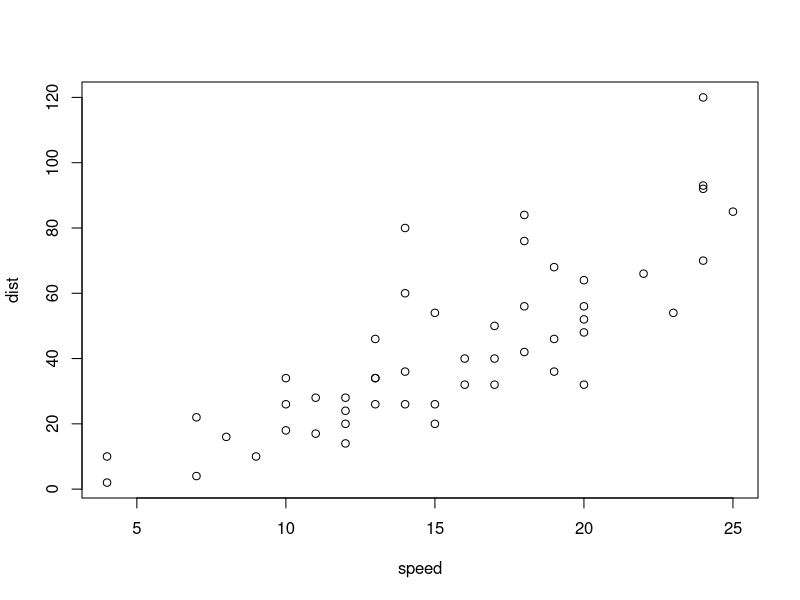
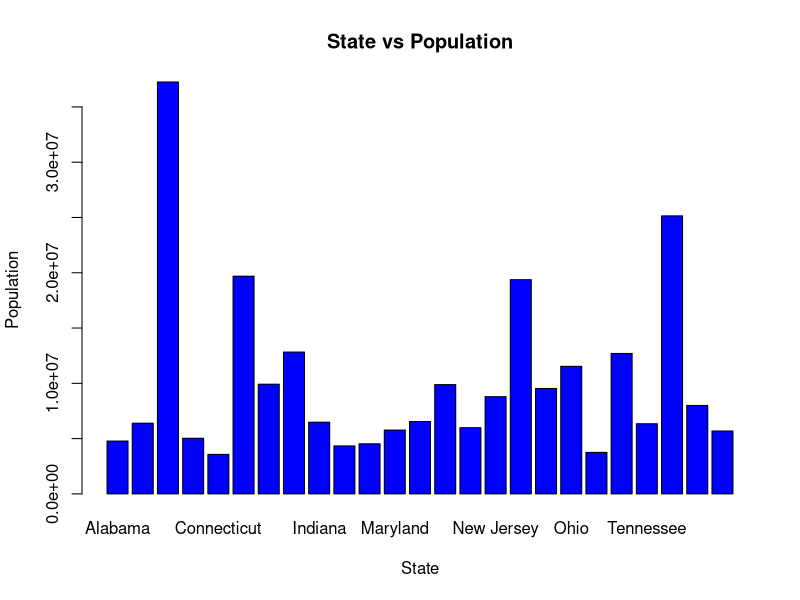
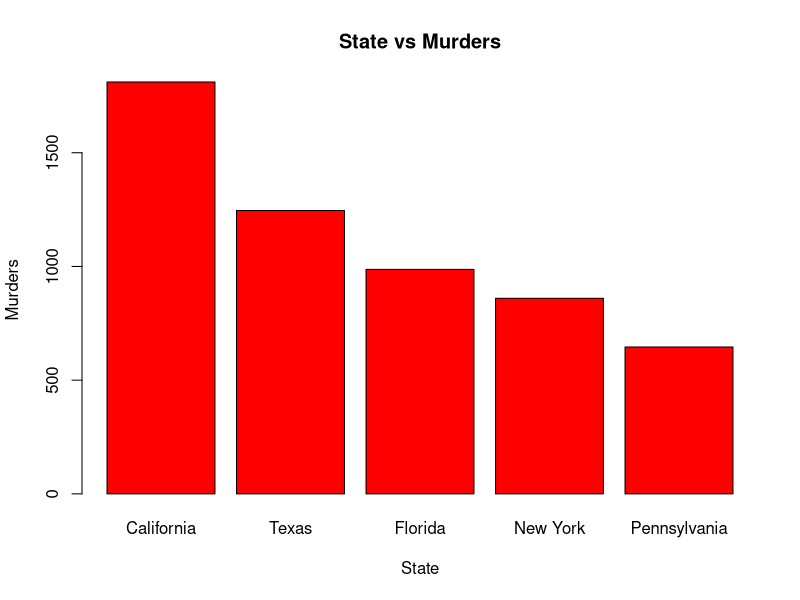
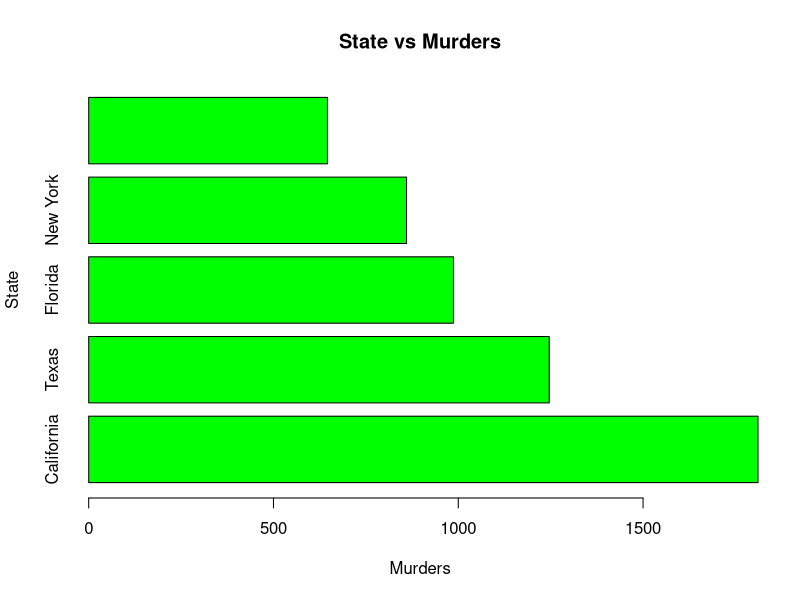
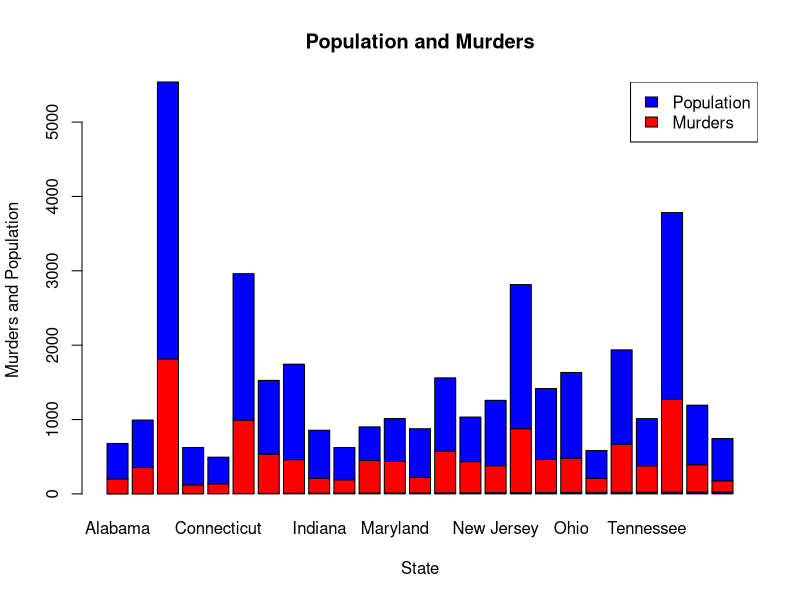
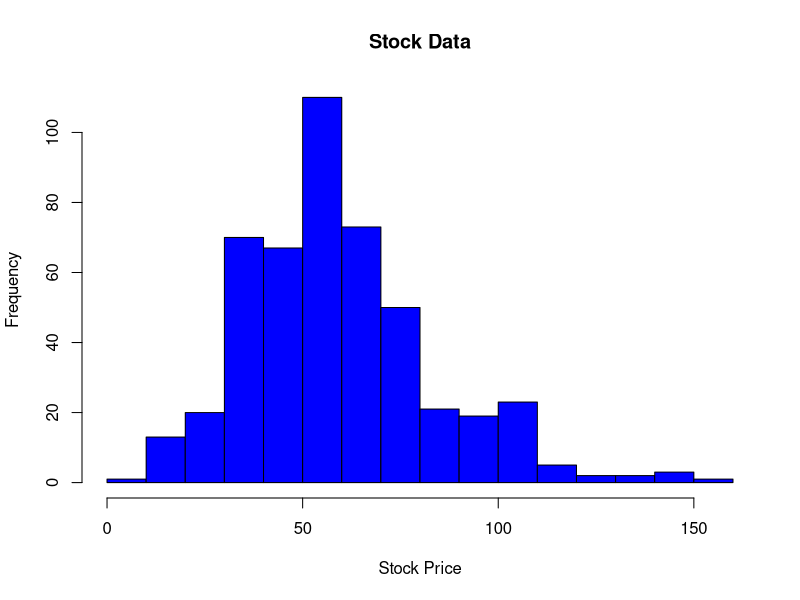
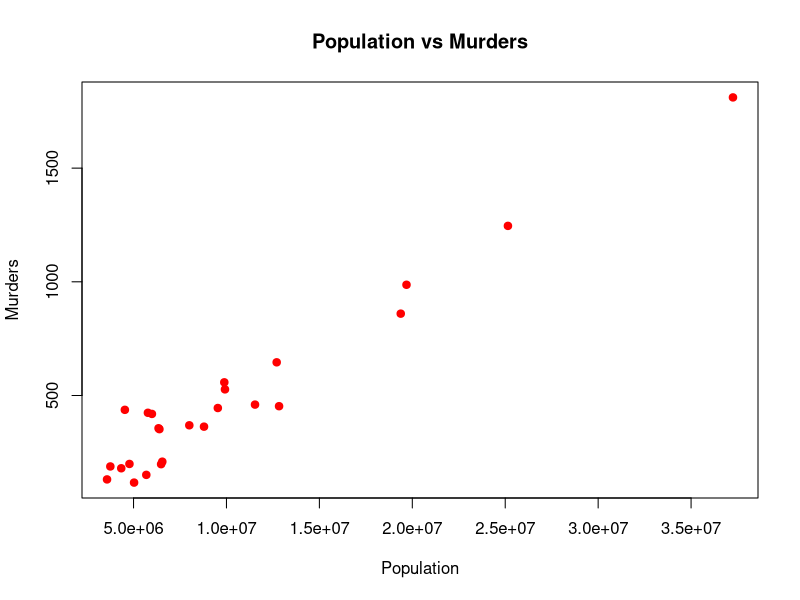
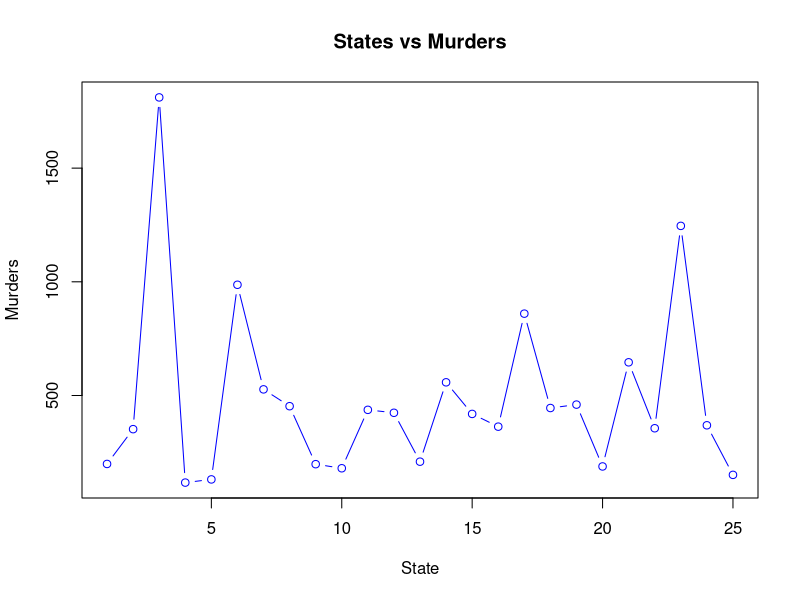

These figures' R source, in order:
## ---- chunk 1
plot(cars)
## ---- chunk 2
print("This is R programming Course")
## ---- chunk 3
18 + 4
18 - 4
18 * 4
10 / 2 
2 ** 3
2 ^ 3
9 ** 0.5
log10(2)
5 + ( 4 - 3 * 2)**3 + 1
14 %% 4
8 %/% 3
## ---- chunk 4
x <- 18
y <- 4
z <- x + y
print(z)
z
class(z)
a = 'R Programming'
class(a)
## ---- chunk 5
z <- 10
y = 18
assign('x', 30)
z
y
x

x < y
x >= y
x != y
x == y
## ---- chunk 6
x <- pi
x

x <- letters
x

x <- LETTERS
x

x <- month.name
x

x <- month.abb
x
## ---- chunk 7
# This line is comment.
## ---- chunk 8

x <- 1:10
x

x <- 1:10 * 2
x

x <- seq(5)
x

x <- seq(from = 1, to = 9)
x

x <- seq(from = 1, to = 9, by = 3)
x

x <- seq(1, 10, 2)
x
## ---- chunk 9
x <- seq(1, 10, length = 4)
x
## ---- chunk 10
x <- 1:3
x
y <- rep(x, times = 5)
y
y <- rep(x, each = 5)
y
## ---- chunk 11
age <- 18#as.integer(readline(prompt('Enter your age: ')))

if (age >= 18){
  print("You are old enough to vote!")
} else {
  print('You can NOT vote yet!')
  print(paste("you can will vote after ", 18 - age, " years."))
}
## ---- chunk 12
age <- 10 # as.integer(readline(prompt('Enter your age: ')))

if (age <= 4){
  price = 0
} else if (age <= 16){
  price = 5
} else {
  price = 10
}

print(paste("your cost is $",price,"."))
## ---- chunk 13
for (i in 1:5){
  print(i)
}
## ---- chunk 14
i <- 1
while (i < 10){
  print(i)
  i <- i + 1
}
## ---- chunk 15
for (i in 1:10){
  if (i == 5){
    break
  }
  print(i)
}
## ---- chunk 16
for (i in 1:10){
  if (i == 5){
    next
  }
  print(i)
}
## ---- chunk 17
ave = function(a, b, c){
  summ = a + b + c
  ave = summ / 3
  return( ave)
}

ave(34, 13, -21)
## ---- chunk 18
ave = function(a, b , c){
  #a <- as.integer(readline(prompt('Enter your first number: ')))
  #b <- as.integer(readline(prompt('Enter your second number: ')))
  #c <- as.integer(readline(prompt('Enter your third number: ')))
  summ = a + b + c
  ave = summ / 3
  return( ave)
}

ave(12, 13, 14)
## ---- chunk 19
x <- c(10.25, 3.5, 8.75, 23.15)
x

x <- c('a', "b", 'C')
x

# all elemets have same type
x <- c(10.25, 3.5, 8.75, 23.15, 'a', "b", 'C')
x

x <- c(1,2,4,5,6,7)
x

y <- 1:7
y
## ---- chunk 20
x <- c(10,20,30,40)

y <- c(3.5, 4.75)

z <- c(x, y)
z
## ---- chunk 21
x <- c(1.5,3.25,8.75,13.15)
x
length(x)
## ---- chunk 22
x <- c(10,45,30,50,35,40,80)
x

x[1]

x[-2]

x[3:7]

x[c(1,3,4)]

length(x)
x[10]

x[2] <- -8
x

x[10] <- 9
x

x[-3] <- 6
x

x <- c(10,45,30,50,35,40,80)
y <- c(TRUE,FALSE,TRUE,FALSE,FALSE,FALSE,TRUE)
x[y]
## ---- chunk 23
for (i in x){
 print(i) 
}
## ---- chunk 24
for (i in 1:length(x)){
 print(x[i]) 
}
## ---- chunk 25
for (i in 1:10){
 print(x[i]) 
}
## ---- chunk 26
x <- c(10,45,30,50,35,40,80)


35 %in% x

37 %in% x 

y <- c(30, 37, 45)

y %in% x
## ---- chunk 27
x <- c(10,45,30,50)
x

x + 2

x <- x * 2
x

sqrt(x)
## ---- chunk 28
x <- c(10,45,30,50)
y <- c(5,1,2,4)

x + y

z <- c(10,20,30)
x + z
## ---- chunk 29
x <- c(10,45,30,50)
length(x)

sum(x)

prod(x)

rev(x)

sort(x)

sort(x, decreasing =  TRUE)
## ---- chunk 30
x <- c(10,45,30,50)
y <- c(5,1,4,3)

x %*% y

crossprod(x,y)

x %o% y
tcrossprod(x,y)
## ---- chunk 31
x <- c(10,45,30,50,35)
x

y <- x > 30 & x < 50
y

x[y]
## ---- chunk 32
x <- c(10,45,30,50,35)
y <- c(20,15,25,65,5)

x < y

x[x <y]
## ---- chunk 33
x <- c(10,45,30,50,35)
which(x>30)
 
x[which(x>30)]
## ---- chunk 34
x <- c('Male', "Female", "Male", 'Male', "Female")
x

x <- factor(c('Male', "Female", "Male", 'Male', "Female"))
x

table(x)
## ---- chunk 35
x <- c(4.258, -3.853, 5.457, 7.504)
abs(x)

ceiling(x)  #next integer

floor(x)   #samller integer

round(x)

round(x, digits = 2)
## ---- chunk 36
x <- c(16,36,30,81,25)
sqrt(x)

log(x)

log(x, base = 2)

log(x, base = 10)
log10(x)

x <- c(4,3,6)
factorial(x)
## ---- chunk 37
x <- rnorm(10)  # mean = 0 and std = 1
x

x <- rnorm(10, mean = 0, sd = 1)

mean(x)
sd(x)

## ---- chunk 38
m <- matrix(nrow = 2, ncol = 3)
m

dim(m)    # dimension
dim(m)[1]
## ---- chunk 39
m <- matrix(c(1,2,3,4,5,6))
m

m <- matrix(c(1,2,3,4,5,6), nrow = 2,ncol = 3)
m

m <- matrix(c(1,2,3,4,5,6), nrow = 2,ncol = 3, byrow = TRUE)
m

m <- matrix(seq(from = 1, to = 40, by = 2), nrow = 4, ncol = 5, byrow = TRUE)
m

dim(m)
nrow(m)
ncol(m)
length(m)
## ---- chunk 40
m <- matrix(4,3,3)
m
## ---- chunk 41
m <- diag(1,3,3)
m

m <- diag(4)
m

m <- diag(1:5)
m
## ---- chunk 42
m <- matrix(seq(from = 1, to = 40, by = 2), nrow = 4, ncol = 5, byrow = TRUE)
m

diag(m)
## ---- chunk 43
m <- matrix(c(2,3,4,0,1,2,-1,-3,5), nrow = 3, ncol = 3, byrow = TRUE)
m

rownames(m) <- c(1,2,3)
colnames(m) <- c("A", "B", 'C')
m
## ---- chunk 44
m <- matrix(c(2,3,4,0,1,2,-1,-2,5,8,6,-3), nrow = 4, ncol = 3, byrow = TRUE)
m
## ---- chunk 45
m[1,2]
m[1,]  # for get single row
m[,2]  # for get single column
m[,1:2]
m[1:3,1:2]
m[,c(1,3)]
m[, -2]  # every columns except 2
## ---- chunk 46
m <- matrix(c(2,3,4,0,1,2,-1,-2,5,8,6,-3), nrow = 4, ncol = 3, byrow = TRUE)
m

m[2,3] = 9
m
## ---- chunk 47
A <- matrix(c(2,3,4,0,1,2,-1,-2,5), nrow = 3, ncol = 3, byrow = TRUE)
A

B <- rbind(A, c(10,11,12))
B

B <- matrix(1:6, nrow = 2, ncol = 3, byrow = TRUE)
B

C <- rbind(A,B)
C
## ---- chunk 48
A <- matrix(c(2,3,4,0,1,2,-1,-2,5), nrow = 3, ncol = 3, byrow = TRUE)
A

B <- cbind(A, c(10,11,12))
B

B <- matrix(1:6, nrow = 3, ncol = 2)
B

C <- cbind(A,B)
C
## ---- chunk 49
A <- matrix(c(1,2,3,4,5,6,8,9,1) , nrow=3, ncol=3, byrow=TRUE)
B <- matrix(c(3,1,2,4,2,1,5,1,2), nrow=3, ncol=3, byrow=TRUE)

A
B
## ---- chunk 50
A + B
A - B
A * B
A / B
## ---- chunk 51
A <- matrix(c(1,2,3,4,5,6,8,9,1,4,2,3) , nrow=3, ncol=4, byrow=TRUE)
A

t(A)
## ---- chunk 52
A <- matrix(1:9,3,3)
A
## ---- chunk 53
rowSums(A)
colSums(A)
rowMeans(A)
colMeans(A)
## ---- chunk 54
x <- list(10, 'Saeed', TRUE)
x
## ---- chunk 55
classno <- c(101,102,103)
name <- c("Mahshid", "Saeed", "Sara")
scores <- c(98.45, 45.65, 78.79)
students <- list(classno, name, scores)
students
## ---- chunk 56
students[1]
students[[1]]
students[[1]][2]
students[[1]][2] = 109
students
## ---- chunk 57
classno <- c(101,102,103)
name <- c("Mahshid", "Saeed", "Sara")
scores <- c(98.45, 45.65, 78.79)
students <- list("id" = classno, "name" = name, "marks" = scores)
students

students$id

students$name

students$marks

students[c(1,3)]

students[c("id", "marks")]

students$name[1]

## ---- chunk 58
classno <- c(101,102,103)
name <- c("Mahshid", "Saeed", "Sara")
scores <- c(98.45, 45.65, 78.79)
students <- list("id" = classno, "name" = name, "marks" = scores)
students

age <- list(c(19,20,18))
students <- c(students,age)
students
## ---- chunk 59
id <- c(101,102,103)
names <- c("Mahshid", "Saeed", "Sara")
scores <- c(98.45, 45.65, 78.79)
students <- data.frame(id, names, scores)
students
## ---- chunk 60
slist <- list(id,names,scores)
slist
## ---- chunk 61
id <- c(101,102,103)
names <- c("Mahshid", "Saeed", "Sara")
scores <- c(98.45, 45.65, 78.79)
students <- data.frame(id, names, scores)
students
## ---- chunk 62
students[1,]
students[2:3,]
students[,1]
students[,2:3]
students[c(1,3), c(2,3)]
students[2,3]
students[[3]]
students[[3]][2]

students[[3]][2] = 87.23
students

students$names

students$names[2]
## ---- chunk 63
id <- c(101,102,103)
names <- c("Mahshid", "Saeed", "Sara")
scores <- c(98.45, 45.65, 78.79)
students <- data.frame(id, names, scores)
students
## ---- chunk 64
report <- subset(students, scores < 80)
report

report <- subset(students, scores < 80 & id < 103)
report

report <- subset(students, scores < 80, select = c(names))
report

report <- subset(students, scores < 80, select = c(names, scores))
report

report <- subset(students, scores < 80, select = -names)
report
## ---- chunk 65
id <- c(101,102,103)
names <- c("Mahshid", "Saeed", "Sara")
scores <- c(98.45, 45.65, 78.79)
students <- data.frame(id, names, scores)
students
## ---- chunk 66
students <- rbind(students, data.frame(id = 104, names = 'Mohammad', scores = 68.57))
students
## ---- chunk 67
students <- cbind(students, age = c(18,24,19,26))
students
## ---- chunk 68
id <- c(101,102,103)
names <- c("Mahshid", "Saeed", "Sara")
scores <- c(98.45, 45.65, 78.79)
students <- data.frame(id, names, scores)
students

#studentstable <- edit(students)
#studentstable
## ---- chunk 69
id <- c(101,102,103)
names <- c("Mahshid", "Saeed", "Sara")
scores <- c(98.45, 45.65, 78.79)
students <- data.frame(id, names, scores)
students

write.csv(students, file = 'Scoring.csv')
## ---- chunk 70
x <- c(10,4,NA,7,15,NaN)
x

is.na(x)
is.nan(x)
## ---- chunk 71
x <- c(10,4,NA,7,15,NaN)
x

is.na(x)
y <- is.na(x)
y

x[!y]
x[!is.na(x)]
x_2 = x[!is.na(x)]
x_2
## ---- chunk 72
id <- c(101,102,103,104,105)
temperature <- c(25.8,34.2,NA,27.4,20.5)
wind <- c(78,59,63,40,68)
humidity <- c(25,45,85,NA,61)

weather <- data.frame(id,temperature, wind, humidity)
weather

weatherNA <- complete.cases(weather)
weatherNA

weather[weatherNA,]
## ---- chunk 73
df <- read.csv("sample.csv")
df
## ---- chunk 74
# install.packages("dplyr")

library(dplyr)
## ---- chunk 75
library(dplyr)
df <- read.csv("murders.csv")
df
## ---- chunk 76
head(df,5)

tail(df,5)
## ---- chunk 77
dim(df)
## ---- chunk 78
str(df)
## ---- chunk 79
df[c(2,4,5)]
## ---- chunk 80
df[c('state', "population", "murders")]

dfprime <- select(df, 'state', "region", "murders", "population")
dfprime
## ---- chunk 81
names(df)
## ---- chunk 82
dfprime <- select(df, state:population)
dfprime
## ---- chunk 83
dfprime <- select(df, -abb)
dfprime

dfprime <- select(df, - c(abb, murders, gunmurders))
dfprime

dfprime <- select(df, -(abb:murders))
dfprime
## ---- chunk 84
library(dplyr)

df <- read.csv("murders.csv")
names(df)

dfprime <- filter(df, murders > 100)
dfprime

dfprime <- filter(df, murders > 100 & population > 10000000 )
dfprime
## ---- chunk 85
library(dplyr)

df <- read.csv("murders.csv")
names(df)

dfprime <- arrange(df, murders)
dfprime

# for descending order

dfprime <- arrange(df, desc(murders))
dfprime

## ---- chunk 86
library(dplyr)

df <- read.csv('murders.csv')
names(df)

df2 <- rename(df, abbreviation = abb)
names(df2)

df2 <- rename(df, abbreviation = abb, homicide = murders)
names(df2)

## ---- chunk 87
library(dplyr)

df <- read.csv('murders.csv')
names(df)

dfprime <- mutate(df, ratio = murders / population)
dfprime
names(dfprime)

select(dfprime, state, population, murders, ratio)

dfprime <- transmute(df, ratio = murders / population)
dfprime

dfprime <- transmute(df, state = state, ratio = murders / population)
dfprime
## ---- chunk 88
library(dplyr)

df <- read.csv('murders.csv')
names(df)

dfprime <- group_by(df, region)
dfprime

summarise(dfprime, sum(murders))

summarise(dfprime, sum(murders), mean(gunownership), median(population))
## ---- chunk 89
library(dplyr)

df <- read.csv('murders.csv')
names(df)

dfprime <- arrange(df, murders)
dfprime

dfprime2 <- select(dfprime, state, murders)
dfprime2

head(dfprime2, 5)

arrange(df, murders) %>% select(state, murders) %>% head(5)
## ---- chunk 90
library(dplyr)

df <- read.csv('murders.csv')
names(df)

barplot(df$population,
        xlab = 'State',
        ylab = "Population",
        main = "State vs Population",
        names.arg = df$state,
        col = 'blue'
        )

## ---- chunk 91
dfprime <- arrange(df, desc(murders)) %>% head(5)
#dfprime

barplot(dfprime$murders,
        xlab = 'State',
        ylab = "Murders",
        main = "State vs Murders",
        names.arg = dfprime$state,
        col = 'red'
        )
## ---- chunk 92
dfprime <- arrange(df, desc(murders)) %>% head(5)
#dfprime

barplot(dfprime$murders,
        xlab = 'Murders',
        ylab = "State",
        main = "State vs Murders",
        names.arg = dfprime$state,
        col = 'green',
        horiz = TRUE
        )
## ---- chunk 93
library(dplyr)

df <- read.csv('murders.csv')
names(df)

dfprime <- mutate(df, popu = population / 10000)
names(dfprime)

dfmatrix <- data.matrix(dfprime[c(2,7,10)])
dfmatrix

dfmatrix <- t(dfmatrix)
dfmatrix

barplot(dfmatrix,
        xlab = 'State',
        ylab = 'Murders and Population',
        main = "Population and Murders",
        names.arg = df$state,
        col = c("blue", 'red')
        )
legend("topright", c("Population", "Murders"), fill = c('blue', 'red'))
## ---- chunk 94
library(dplyr)

df <- read.csv('GEStock.csv')
#df
names(df)

hist(df$Price,
     xlab = 'Stock Price',
     main = "Stock Data",
     col = 'blue',
     border = 'black',
     breaks = 20
     )


## ---- chunk 95
library(dplyr)

df <- read.csv('murders.csv')
names(df)

plot(df$population, df$murders,
     xlab = "Population",
     ylab = "Murders",
     main = "Population vs Murders",
     col = 'red',
     pch = 19
     )

## ---- chunk 96
library(dplyr)

df <- read.csv('murders.csv')
names(df)

plot(df$murders,
     type = 'b',
     xlab = 'State',
     ylab = "Murders",
     main = "States vs Murders",
     col = 'blue'
     )
## ---- chunk 97
library(dplyr)
df <- read.csv('murders.csv')
names(df)

boxplot(df$murders ~ df$region,
        xlab = "Region",
        ylab = "Murders",
        main = "Regions VS Murders",
        col = 'red',
        border = 'blue'
        )
## ---- chunk 98
par(mfrow = c(1,2))
library(dplyr)
df <- read.csv('murders.csv')
names(df)

dfprime <- mutate(df, popu = population / 10000)
names(dfprime)

barplot(dfprime$popu,
        xlab = 'States',
        main = "States vs Population",
        col = 'blue',
        names.arg = dfprime$state
        )

barplot(dfprime$murders,
        xlab = 'States',
        main = "States vs Murders",
        col = 'red',
        names.arg = dfprime$state
        )


## ---- chunk 99
par(mfrow = c(2,2))
library(dplyr)
df <- read.csv('murders.csv')
names(df)

dfprime <- mutate(df, popu = population / 10000)
names(dfprime)

barplot(dfprime$popu,
        xlab = 'States',
        main = "States vs Population",
        col = 'blue',
        names.arg = dfprime$state
        )

barplot(dfprime$murders,
        xlab = 'States',
        main = "States vs Murders",
        col = 'red',
        names.arg = dfprime$state
        )

plot(dfprime$popu, df$murders,
     xlab = "Population",
     ylab = "Murders",
     main = 'Population VS Murders',
     col = 'red',
     pch = 19
     )

plot(df$murders,
     type = 'l',
     xlab = 'State',
     ylab = "Murders",
     main = "States vs Murders",
     col = 'blue'
     )
